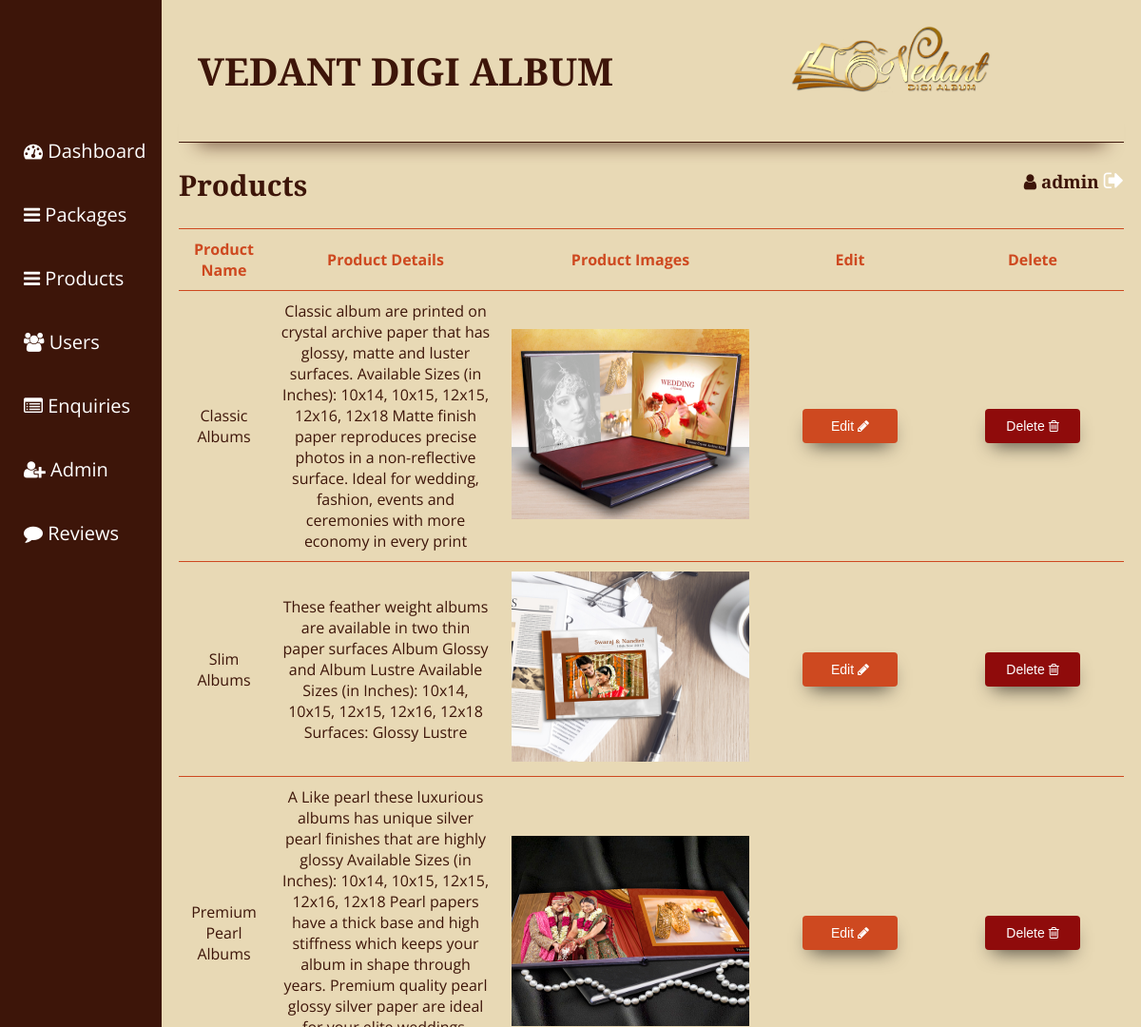
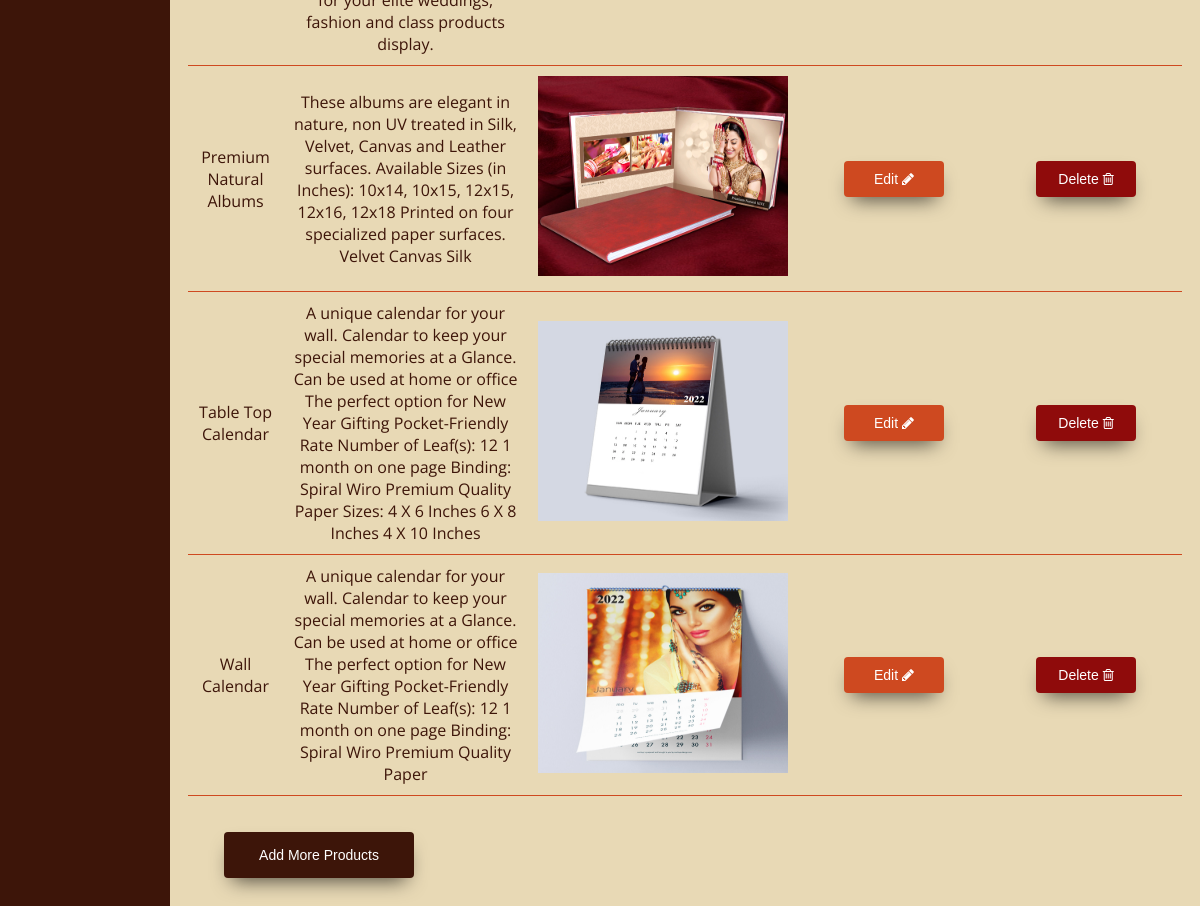
The page /admin/product.php (signed in) on the database its author committed (2 pictures, top to bottom).
### tables this page shows
CREATE TABLE `products` (
  `product_id` int(11) NOT NULL,
  `product_name` varchar(200) NOT NULL,
  `product_detail` longtext NOT NULL,
  `product_img` varchar(100) NOT NULL,
  `pr_created` timestamp NOT NULL DEFAULT current_timestamp() ON UPDATE current_timestamp()
);

### admin/product.php (the view, shortened to what this page needs)
<?php
include '../config.php';
include 'menu.php';
if($_SESSION['admin']){
  ?>
<div class="main">
<section><h1 style="font-size:30px"> Products</h1></section>
<div class="package_c">
<section data-aos="fade-up">
  <table class="table table-hover">
    <tr>
    <th scope="col">Product Name</th>
    <th scope="col">Product Details</th>
    <th scope="col">Product Images</th>
    <th scope="col">Edit</th>
    <th scope="col">Delete</th>
    </tr>
<?php
$records = mysqli_query($conn,"SELECT * FROM `products`");
while($data = mysqli_fetch_array($records))
{
?>
  <tr>
    <td><?php echo $data['product_name']; ?></td>
    <td><?php echo $data['product_detail']; ?></td>
    <td><img src="<?php echo $data['product_img']; ?>"width="250" height="200" ></td>
    <td><a href="editPr.php?product_id=<?php echo $data['product_id']; ?>" style="color: white;" ><button class="button_e">Edit <i class="fa fa-pencil"></i></button></a></td>
    <td><a href="deletePr.php?product_id=<?php echo $data['product_id']; ?>" style="color: white;" ><button class="button_d">Delete <i class="fa fa-trash-o"></i></button></a></td>
  </tr>
<?php
}
?>
</table>
<button class="button_a"><a href="addproduct.php">Add More Products</buttons>
</div>
</div><?php
}
?>

### assets/css/admin.css (style rules this page uses)
body { font-family: "Open Sans", sans-serif; background-color: #e8d9b5; color: #3D1509; }
h1, h2, h3, h4, h5, h6 { font-family: "Playfair Display", serif; }
table { border-collapse: collapse; width: 100%; }
th { border-bottom: 1px solid #ce4920; border-top: 1px solid #ce4920; text-align: center; color: #ce4920; }
td { color: #3D1509; border-bottom: 1px solid #ce4920; text-align: center; }
td,th { height: 30px; vertical-align: middle; padding: 10px; }
.main { margin-left: 170px; padding: 0px 10px; }
.button_e { border-radius: 4px; background-color: #ce4920; border: none; color: #fff; text-align: center; font-size: 14px; padding: 10px; width: 100px; transition: all 0.5s; cursor: pointer; margin: 36px; box-shadow: 0 10px 20px -8px rgba(0, 0, 0,.7); }
.button_d { border-radius: 4px; background-color: #8F0B0B; border: none; color: #fff; text-align: center; font-size: 14px; padding: 10px; width: 100px; transition: all 0.5s; cursor: pointer; margin: 36px; box-shadow: 0 10px 20px -8px rgba(0, 0, 0,.7); }
.button_a { border-radius: 4px; background-color: #3D1509; border: none; color: #fff; text-align: center; font-size: 14px; padding: 15px; width: 190px; transition: all 0.5s; cursor: pointer; margin: 36px; box-shadow: 0 10px 20px -8px rgba(0, 0, 0,.7); }
button { cursor: pointer; display: inline-block; position: relative; transition: 0.5s; }
a:link, a:visited { color: white; text-decoration: none; display: inline-block; }

### rows shown on the page
products: product_name "Classic Albums", product_detail "Classic album are printed on crystal archive paper that has glossy, matte and luster surfaces. Available Sizes (in Inches): 10x14, 10x15, 12x15, 12x16, 12x18 Matte finish paper reproduces precise photos in a non-reflective surface. Ideal for wedding, fashion, events and ceremonies with more economy in every print", product_img (picture)
products: product_name "Slim Albums", product_detail "These feather weight albums are available in two thin paper surfaces Album Glossy and Album Lustre Available Sizes (in Inches): 10x14, 10x15, 12x15, 12x16, 12x18 Surfaces: Glossy Lustre", product_img (picture)
products: product_name "Premium Pearl Albums", product_detail "A Like pearl these luxurious albums has unique silver pearl finishes that are highly glossy Available Sizes (in Inches): 10x14, 10x15, 12x15, 12x16, 12x18 Pearl papers have a thick base and high stiffness which keeps your album in shape through years. Premium quality pearl glossy silver paper are ideal for your elite weddings, fashion and class products display.", product_img (picture)
products: product_name "Premium Natural Albums", product_detail "These albums are elegant in nature, non UV treated in Silk, Velvet, Canvas and Leather surfaces. Available Sizes (in Inches): 10x14, 10x15, 12x15, 12x16, 12x18 Printed on four specialized paper surfaces. Velvet Canvas Silk", product_img (picture)
products: product_name "Table Top Calendar", product_detail "A unique calendar for your wall. Calendar to keep your special memories at a Glance. Can be used at home or office The perfect option for New Year Gifting Pocket-Friendly Rate Number of Leaf(s): 12 1 month on one page Binding: Spiral Wiro Premium Quality Paper Sizes: 4 X 6 Inches 6 X 8 Inches 4 X 10 Inches", product_img (picture)
products: product_name "Wall Calendar", product_detail "A unique calendar for your wall. Calendar to keep your special memories at a Glance. Can be used at home or office The perfect option for New Year Gifting Pocket-Friendly Rate Number of Leaf(s): 12 1 month on one page Binding: Spiral Wiro Premium Quality Paper", product_img (picture)

### other values the page prints
$_SESSION['admin'] "admin"
